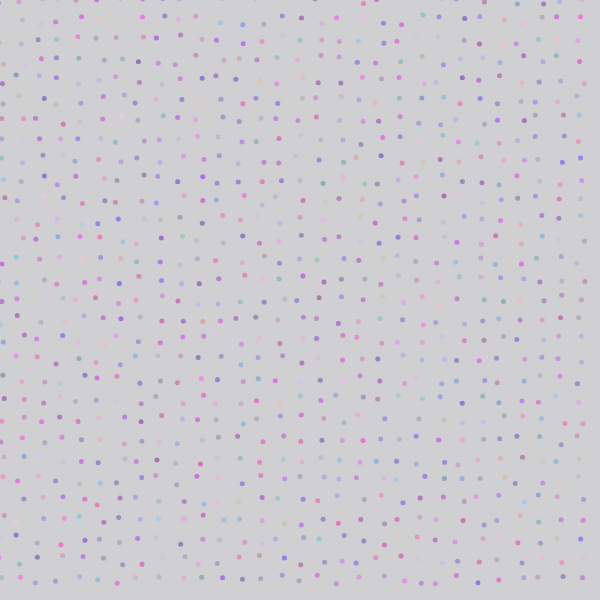
Frame 1 (no input)
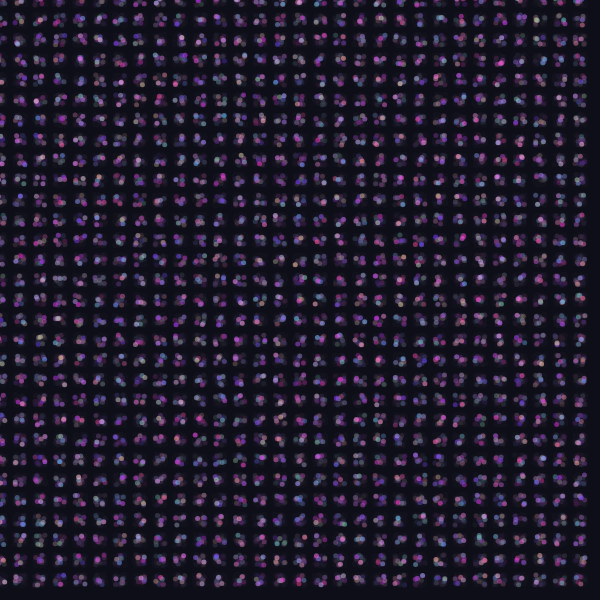
Frame 60 (no input)
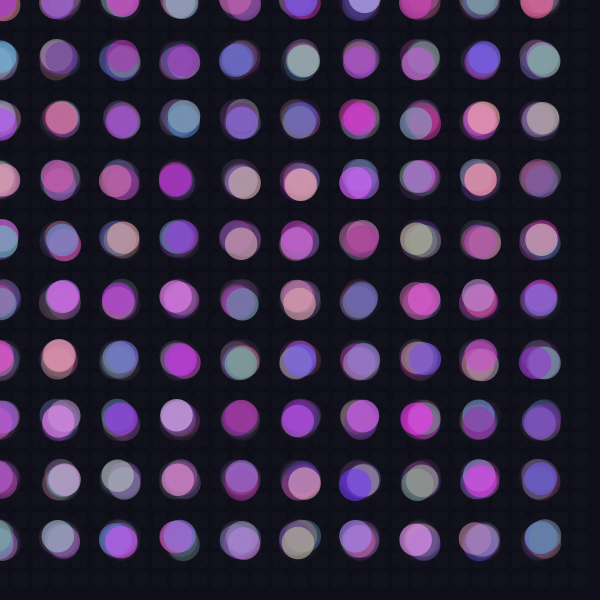
Frame 120 (the mouse pressed at the canvas centre since frame 60)

The p5.js sketch that drew these frames (run headless with seeded random() and noise() and a simulated clock; from frame 60 on, the mouse is pressed at the canvas centre):

// p5.js sketch
// ── sketch.js
function setup() {
  createCanvas(600, 600);//create a canvas 
  noStroke(); //removes the borders
  noCursor(); //  hides cursor 
}

function draw() {
  background(20, 20, 30, 50); // draws a semitransparent background for trailing effect
  
  
   // Map mouse position to control  the spacing between the  circles
  let spacing = map(mouseX, 0, width, 20, 100);
  
  // Loop through  x and y positions
  for (let x = 0; x < width; x += spacing) {
    for (let y = 0; y < height; y += spacing) {
      let size = map(mouseY, 0, height, 5, spacing);
      let r = random(100, 255);
      let g = random(50, 200);
      let b = random(150, 255);
      
//generates random colors with semi transparency effect
      fill(r, g, b, 150);
      ellipse(x + random(-5, 5), y + random(-5, 5), size, size);
      // Draw circles with slight offset to make it in motion
    }
  }
}
